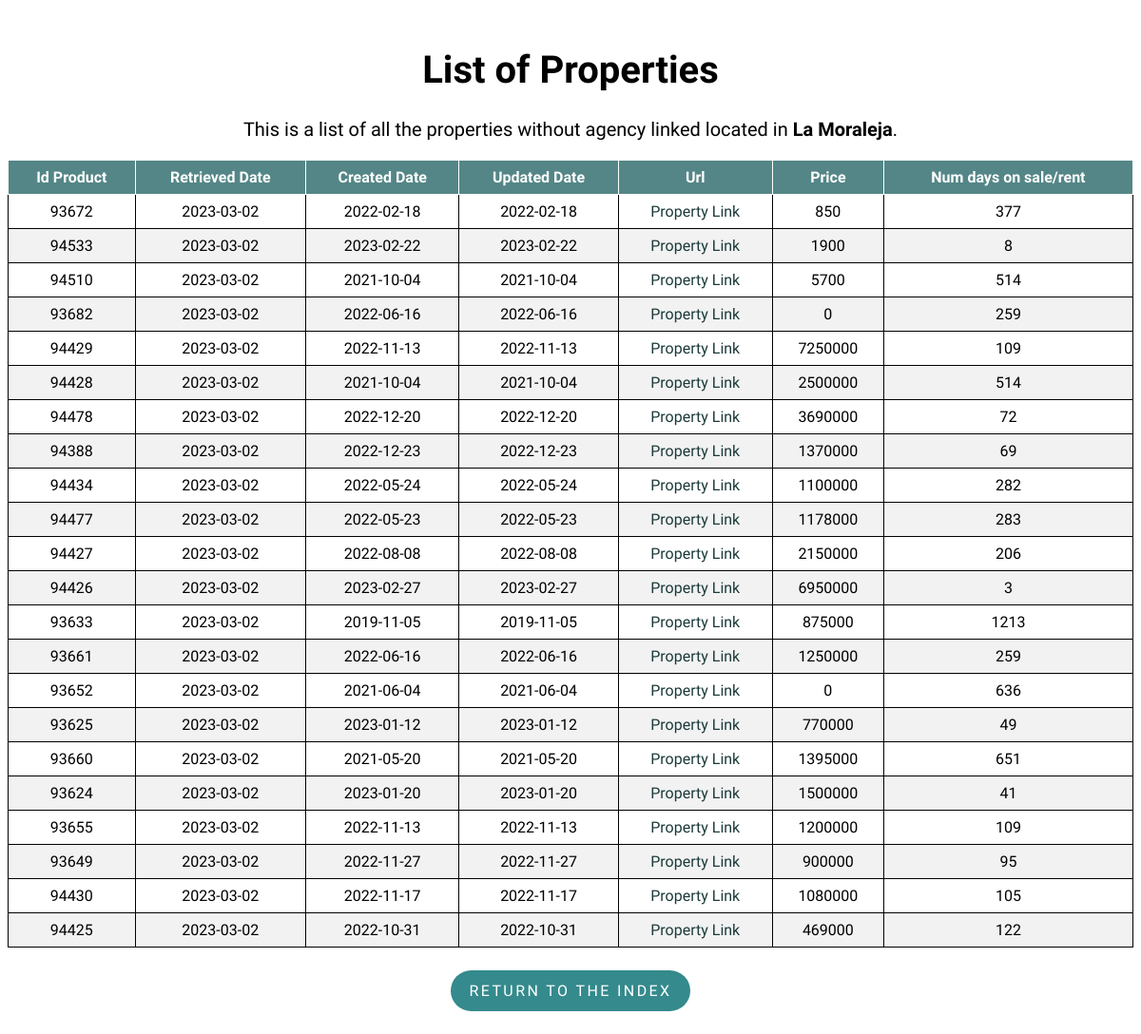
The app's page /property/La Moraleja with its own data.
### flask-app/read_db.py (models this page shows)
class Property(db.Model):
    __tablename__ = 'properties'
    id_product = db.Column(db.Integer, primary_key=True)
    retrieved_date = db.Column(db.Date)
    created_date = db.Column(db.Date)
    url = db.Column(db.Text)
    mobile = db.Column(db.Integer)
    agency = db.Column(db.Text)
    real_estate_id = db.Column(db.Integer)
    price = db.Column(db.Integer)
    type_id = db.Column(db.Integer)
    trans_type_id = db.Column(db.Integer)
    location = db.Column(db.Text)
    num_days = db.Column(db.Integer)
    updated_date = db.Column(db.Date)

### flask-app/read_db.py (the view)
@app.route('/property/<location>', methods=['GET', 'POST'])
def property(location):
    properties = Property.query.filter_by(
        type_id=1, location=location).order_by(Property.url).distinct()
    return render_template('list.html', properties=properties, location=location)

### flask-app/templates/list.html (shortened to what this page needs)
<!DOCTYPE html>
<html lang="en">
<head>
    <link rel="stylesheet" type="text/css" href="{{ url_for('static', filename='styles/style.css') }}">
    <link rel="stylesheet" type="text/css" href="{{ url_for('static', filename='styles/tablesort.css') }}">
</head>
<body>
    <h1 class="list_header" style="font-size:40px;">List of Properties</h1>
    <p class="list_header" style="margin-top: 25px;font-size:20px;">This is a list of all the properties without agency linked located in
        <strong>{{ location }}</strong>.
    </p>
    <table class="table table-sortable">
        <thead>
            <tr>
                <th>Id Product</th>
                <th>Retrieved Date</th>
                <th>Created Date</th>
                <th>Updated Date</th>
                <th>Url</th>
                <th>Price</th>
                <th>Num days on sale/rent</th>
            </tr>
        </thead>
        <tbody>
            {% for property in properties %}
            <tr>
                <td>{{ property.id_product }}</td>
                <td>{{ property.retrieved_date }}</td>
                <td>{{ property.created_date }}</td>
                <td>{{ property.updated_date }}</td>
                <td>
                    <a class="property_link" href={{ property.url }}>Property Link</a>
                </td>
                <td><a>{{ property.price }}</a></td>
                <td>{{ property.num_days }}</td>
            </tr>
            {% endfor %}
        </tbody>
    </table>
    <div class = "btn_container">
        <p class="return_btn"><a class = "btn_link" href="{{ url_for('index') }}">Return to the index</a></p>
    </div>
</body>
</html>

### flask-app/static/styles/style.css (style rules this page uses)
body { font-family: 'Muli','Open Sans','Open Sans-fallback',sans-serif; }
table, th, td { border: 1px solid; }
table { width: 100%; border-collapse: collapse; }
th, td { text-align: center; padding: 8px; }
tr:nth-child(even) { background-color: #f2f2f2 }
th { background-color: rgb(84, 134, 135); color: white; }
.index_header, .list_header { margin-top: 50px; text-align: center; }
a.property_link { text-decoration: none; }
a.property_link:link, a.property_link:visited { color: rgb(28, 58, 58); }
.return_btn { display: inline-block; padding: .75rem 1.25rem; border-radius: 10rem; text-transform: uppercase; font-size: 1rem; letter-spacing: .15rem; transition: all .3s; position: relative; overflow: hidden; z-index: 1; background-color: rgb(52, 138, 140); }
.btn_link { text-decoration: none; color: #fff; }
.btn_container { margin-top: 8px; display: flex; justify-content: center; align-items: center; }

### flask-app/static/styles/tablesort.css (style rules this page uses)
.table-sortable th { cursor: pointer; }

### records on screen
Property: id_product "93672", retrieved_date "2023-03-02", created_date "2022-02-18", updated_date "2022-02-18", price "850", num_days "377"
Property: id_product "94533", retrieved_date "2023-03-02", created_date "2023-02-22", updated_date "2023-02-22", price "1900", num_days "8"
Property: id_product "94510", retrieved_date "2023-03-02", created_date "2021-10-04", updated_date "2021-10-04", price "5700", num_days "514"
Property: id_product "93682", retrieved_date "2023-03-02", created_date "2022-06-16", updated_date "2022-06-16", price "0", num_days "259"
Property: id_product "94429", retrieved_date "2023-03-02", created_date "2022-11-13", updated_date "2022-11-13", price "7250000", num_days "109"
Property: id_product "94428", retrieved_date "2023-03-02", created_date "2021-10-04", updated_date "2021-10-04", price "2500000", num_days "514"
Property: id_product "94478", retrieved_date "2023-03-02", created_date "2022-12-20", updated_date "2022-12-20", price "3690000", num_days "72"
Property: id_product "94388", retrieved_date "2023-03-02", created_date "2022-12-23", updated_date "2022-12-23", price "1370000", num_days "69"
Property: id_product "94434", retrieved_date "2023-03-02", created_date "2022-05-24", updated_date "2022-05-24", price "1100000", num_days "282"
Property: id_product "94477", retrieved_date "2023-03-02", created_date "2022-05-23", updated_date "2022-05-23", price "1178000", num_days "283"
Property: id_product "94427", retrieved_date "2023-03-02", created_date "2022-08-08", updated_date "2022-08-08", price "2150000", num_days "206"
Property: id_product "94426", retrieved_date "2023-03-02", created_date "2023-02-27", updated_date "2023-02-27", price "6950000", num_days "3"
Property: id_product "93633", retrieved_date "2023-03-02", created_date "2019-11-05", updated_date "2019-11-05", price "875000", num_days "1213"
Property: id_product "93661", retrieved_date "2023-03-02", created_date "2022-06-16", updated_date "2022-06-16", price "1250000", num_days "259"
Property: id_product "93652", retrieved_date "2023-03-02", created_date "2021-06-04", updated_date "2021-06-04", price "0", num_days "636"
Property: id_product "93625", retrieved_date "2023-03-02", created_date "2023-01-12", updated_date "2023-01-12", price "770000", num_days "49"
Property: id_product "93660", retrieved_date "2023-03-02", created_date "2021-05-20", updated_date "2021-05-20", price "1395000", num_days "651"
Property: id_product "93624", retrieved_date "2023-03-02", created_date "2023-01-20", updated_date "2023-01-20", price "1500000", num_days "41"
Property: id_product "93655", retrieved_date "2023-03-02", created_date "2022-11-13", updated_date "2022-11-13", price "1200000", num_days "109"
Property: id_product "93649", retrieved_date "2023-03-02", created_date "2022-11-27", updated_date "2022-11-27", price "900000", num_days "95"
Property: id_product "94430", retrieved_date "2023-03-02", created_date "2022-11-17", updated_date "2022-11-17", price "1080000", num_days "105"
Property: id_product "94425", retrieved_date "2023-03-02", created_date "2022-10-31", updated_date "2022-10-31", price "469000", num_days "122"

### other values on screen
{{ location }} "La Moraleja"
